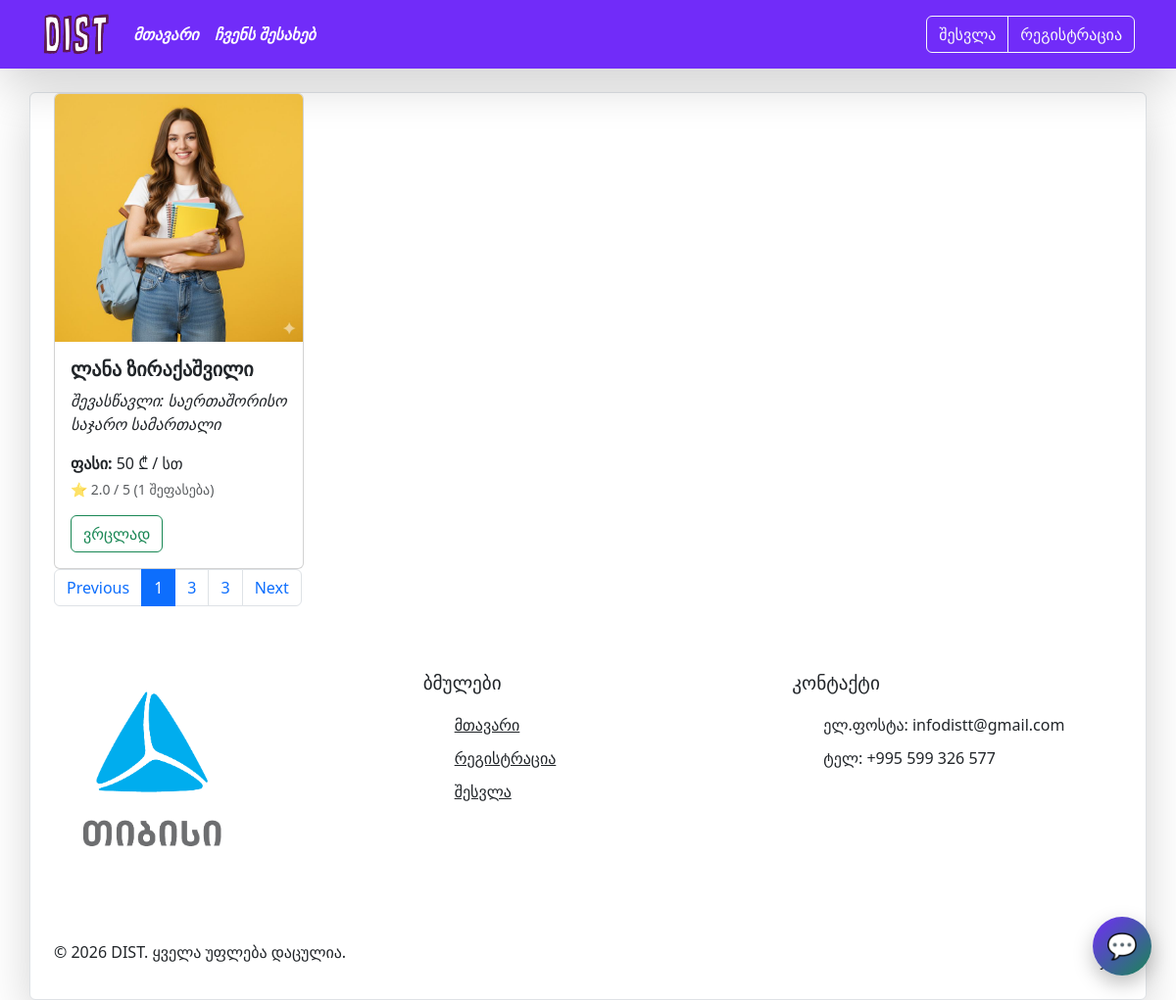
Page /tutors on the earlier database version.
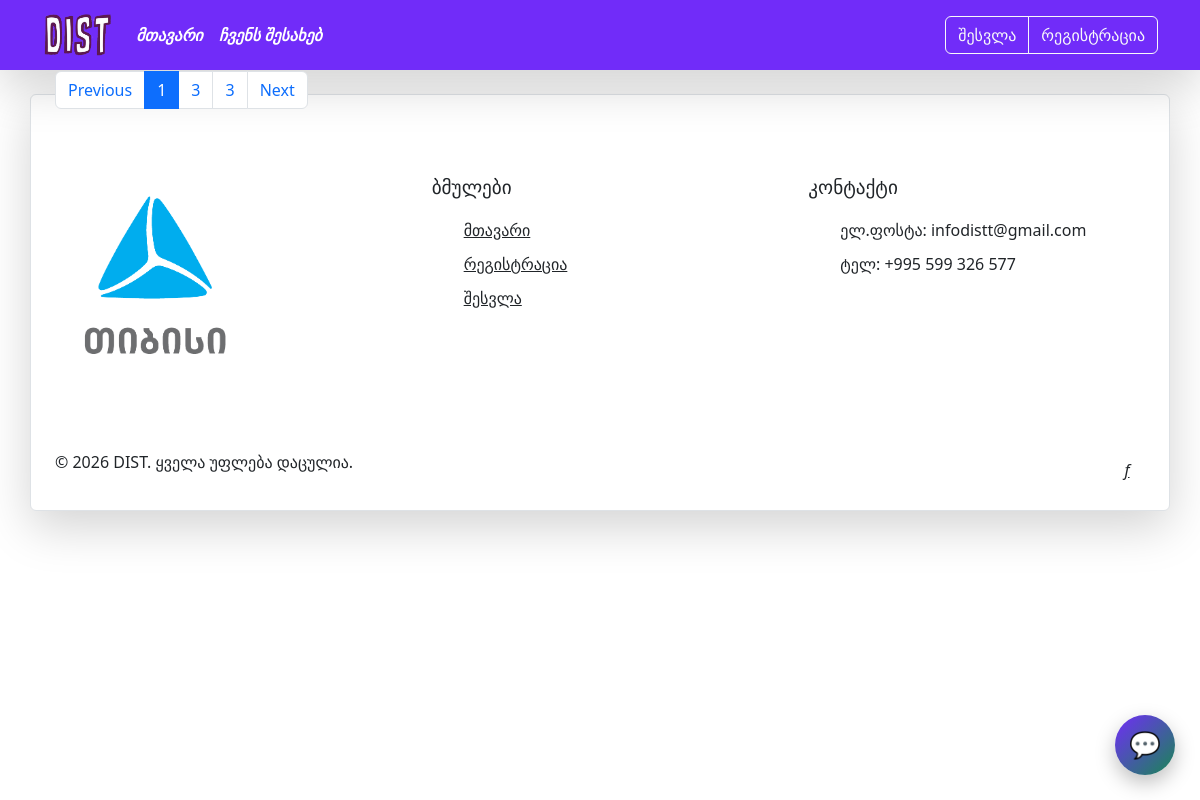
Same page on the later database version.
### models.py (models this page shows)
class Mentor(db.Model):
    __tablename__ = 'mentors'
    id = db.Column(db.Integer(), primary_key=True)
    name = db.Column(db.String(), nullable=False)
    subject = db.Column(db.String(), nullable=False)
    price = db.Column(db.Integer(), nullable=True)
    image = db.Column(db.String(), default='default_.jpg')
    text = db.Column(db.String(), nullable=False )
    ratings = db.relationship("Rating", backref="mentor", lazy="dynamic")

### routes.py (the view)
@app.route('/tutors')
def tutors():
     mentors = Mentor.query.all()
     mentor_ratings = {}
     for mentor in mentors:
         ratings = mentor.ratings.all() if hasattr(mentor, 'ratings') else []
         count = len(ratings)
         if count:
             avg = round(sum(r.stars for r in ratings) / count, 1)
         else:
             avg = None
         mentor_ratings[mentor.id] = {"avg": avg, "count": count}
     return render_template('tutors.html', mentors=mentors, mentor_ratings=mentor_ratings)

### templates/tutors.html (shortened to what this page needs)
{% extends "base.html"%}
{% block container %}
<div class="container-md">
    <div class="row row-cols-lg-4 row-cols-md-2 row-cols-sm-1 g-4" style="align-items: center;">
        {% for mentors in mentors %}
        <div class="col">
            <div class="card" style="width: auto;">
                <img src="/static/images/{{ mentors['image'] }}" class="card-img-top" alt="...">
                <div class="card-body">
                    <h5 class="card-title"><strong>{{ mentors['name'] }}</strong> </h5>
                    <p class="card-text"><i> შევასწავლი: {{ mentors['subject'] }}</i></p>
                    {% if mentors.price %}
                    <p class="card-text mb-1"><strong>ფასი:</strong> {{ mentors.price }} ₾ / სთ</p>
                    {% endif %}
                    {% set rating = mentor_ratings.get(mentors.id) %}
                    {% if rating and rating.avg %}
                    <p class="card-text small text-muted">
                        ⭐ {{ rating.avg }} / 5 ({{ rating.count }} შეფასება)
                    </p>
                    {% endif %}
                    <a href="/detailed/{{ mentors['id'] }}" class="btn btn-outline-success">ვრცლად</a>
                </div>
            </div>
        </div>
        {% endfor %}
    </div>
    <div class="qveda-nav" style="align-self: center;">
    <nav aria-label="..." >
  <ul class="pagination">
    <li class="page-item"><a href="#" class="page-link">Previous</a></li>
    <li class="page-item active">
      <a class="page-link" href="tutors.html" aria-current="page">1</a>
    </li>
    <li class="page-item"><a class="page-link" href="#">3</a></li>
    <li class="page-item"><a class="page-link" href="#">3</a></li>
    <li class="page-item"><a class="page-link" href="#">Next</a></li>
  </ul>
</nav>
</div>
</div>
{% endblock %}

### templates/base.html (shortened to what this page needs)
<!doctype html>
<html lang="en">
<head>
    <link href="https://cdn.jsdelivr.net/npm/bootstrap@5.3.8/dist/css/bootstrap.min.css" rel="stylesheet"
>
    <link rel="stylesheet" href="../static/style.css">
</head>
<body>
<header>
   {% include 'navbar.html' %}
</header>
<div class="container-md bg-white mt-4 border rounded shadow-lg">
    {% block container %}
    {% endblock %}
  <button id="chatbot-toggle">💬</button>
    <footer class="footer">
        <div class="container">
            <div class="footer-content">
                <div class="footer-brand">
                    <div class="logo">
                          <a href="https://tbcbank.ge/ka/tbc-education" data-i18n="TBC"><img src="../static/images/tbc-logo.png" href="https://tbcbank.ge/ka/tbc-education" width="200px" alt="DroPay Logo" class="logo-image"></a>
                    </div>
                </div>
                <div class="footer-links">
                    <h3 data-i18n="links">ბმულები</h3>
                    <ul>
                        <li><a href="/" data-i18n="home">მთავარი</a></li>
                        <li><a href="/register" data-i18n="request">რეგისტრაცია</a></li>
                        <li><a href="/login" data-i18n="contact">შესვლა</a></li>
                    </ul>
                </div>
                <div class="footer-contact" id="contact">
                    <h3 data-i18n="contactTitle">კონტაქტი</h3>
                    <ul>
                        <li>ელ.ფოსტა: infodistt@gmail.com</li>
                        <li>ტელ: +995 599 326 577</li>
                    </ul>
                </div>
            </div>
            <div class="footer-bottom">
                <p>&copy; 2026 DIST. <span data-i18n="copyright">ყველა უფლება დაცულია.</span></p>
                <div class="social-links">
                    <a href="https://www.facebook.com/profile.php?id=61575906249858" aria-label="Facebook"><i>f</i></a>
                </div>
            </div>
        </div>
    </footer>
</body>
</html>

### templates/navbar.html (shortened to what this page needs)
<nav class="navbar navbar-expand-lg bg-alta shadow-lg">
        <div class="container-md">
            <a class="navbar-brand" style="color: white;" href="/"><img src="../static/images/logo.png" width="70px"></a>
            <div class="collapse navbar-collapse" id="navbarSupportedContent">
                <ul class="navbar-nav me-auto mb-2 mb-lg-0">
                    <li class="nav-item">
                        <a class="nav-link " style="color: white;" aria-current="page" href="/"><i><b> მთავარი</b></i></a>
                    </li>
                    <li class="nav-item">
                        <a class="nav-link" style="color: white;" href="/about"><i><b>ჩვენს შესახებ</b></i></a>
                    </li>
                </ul>
                <div class="d-flex align-items-center">
                    {% if current_user.is_authenticated %}
                    <div class="dropdown">
                        <a class="d-flex align-items-center text-decoration-none text-white dropdown-toggle user-dropdown-toggle" href="#" role="button" id="userDropdown" data-bs-toggle="dropdown" aria-expanded="false">
                            <img src="/static/images/{{ current_user.profile_img }}" alt="{{ current_user.name }}" class="rounded-circle me-2 user-avatar" style="width: 40px; height: 40px; object-fit: cover;">
                            <span class="d-none d-sm-inline">{{ current_user.name }}</span>
                        </a>
                        <ul class="dropdown-menu dropdown-menu-end user-dropdown-menu" aria-labelledby="userDropdown">
                            <li><a class="dropdown-item position-relative" href="/notifications">
                                🔔 ნოთიფიკაციები
                                <span id="notification-badge" class="position-absolute top-0 start-100 translate-middle badge rounded-pill bg-danger" style="display: none;"></span>
                            </a></li>
                            <li><a class="dropdown-item" href="/create_post">პოსტის დამატება</a></li>
                            <li><a class="dropdown-item" href="/messages">შეტყობინებები</a></li>
                            <li><a class="dropdown-item" href="/settings">პარამეტრები</a></li>
                            <li><hr class="dropdown-divider"></li>
                            <li><a class="dropdown-item" href="/logout">გამოსვლა</a></li>
                        </ul>
                    </div>
                    {% else %}
                    <div class="btn-group">
                        <a class="btn btn-outline-light" href="/login">შესვლა</a>
                        <a class="btn btn-outline-light" href="/register">რეგისტრაცია</a>
                    </div>
                    {% endif %}
                </div>
            </div>
        </div>
    </nav>

### static/style.css (style rules this page uses)
.bg-alta { background-color: #712cf9; }
.footer { background-color: var(--card-bg); padding: 50px 0 20px; color: var(--text-light); }
.footer-content { display: grid; grid-template-columns: repeat(auto-fit, minmax(250px, 1fr)); gap: 40px; margin-bottom: 40px; }
.footer-brand .logo { margin-bottom: 15px; }
.footer-links h3, .footer-contact h3 { color: var(--text-color); margin-bottom: 20px; font-size: 1.2rem; }
.footer-links ul, .footer-contact ul { list-style: none; }
.footer-links li, .footer-contact li { margin-bottom: 10px; }
.footer-links a { color: var(--text-light); }
.footer-bottom { display: flex; justify-content: space-between; align-items: center; padding-top: 20px; border-top: 1px solid var(--border-color); }
.social-links { display: flex; gap: 15px; }
.social-links a { color: var(--text-light); width: 36px; height: 36px; border-radius: 50%; background-color: var(--bg-color); display: flex; align-items: center; justify-content: center; transition: var(--transition); }
#chatbot-toggle { position: fixed; bottom: 25px; right: 25px; width: 60px; height: 60px; border-radius: 50%; background: linear-gradient(135deg, #712cf9, #198754); color: white; border: none; font-size: 1.6rem; cursor: pointer; z-index: 9999; display: flex; align-items: center; justify-content: center; box-shadow: 0 8px 20px rgba(0, 0, 0, 0.25); transition: transform 0.2s ease; }

Differences in the rows shown:
removed Mentor: image (picture), name "ლანა ზირაქაშვილი", subject "საერთაშორისო საჯარო სამართალი", price "50", avg "2.0", count "1"
